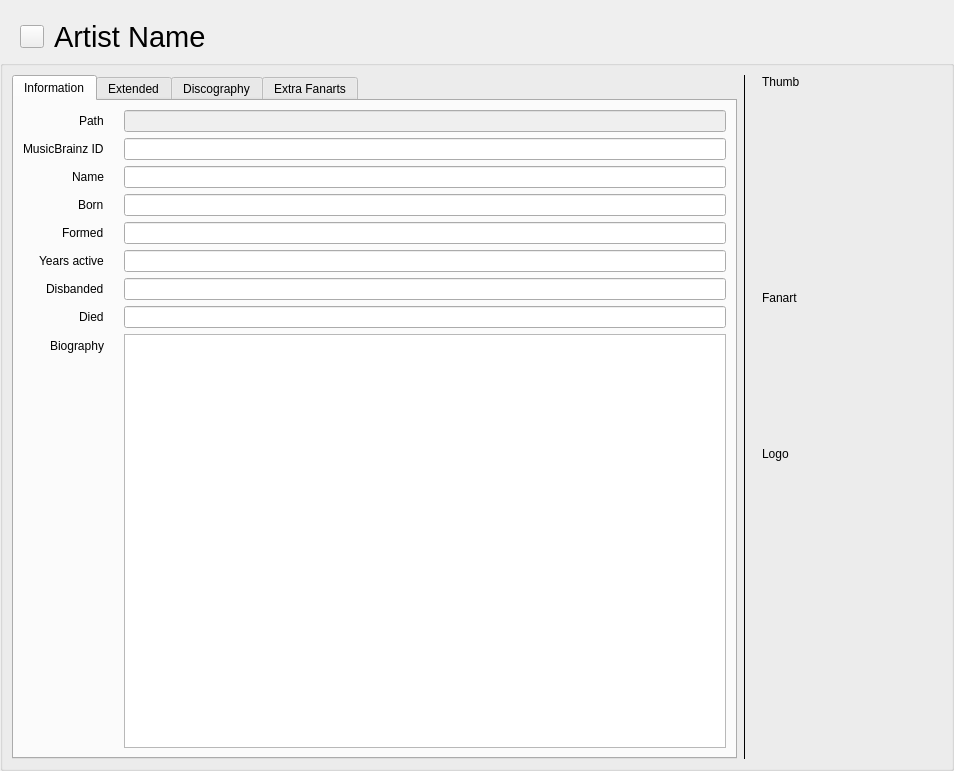
<?xml version="1.0" encoding="UTF-8"?>
<ui version="4.0">
 <class>MusicWidgetArtist</class>
 <widget class="QWidget" name="MusicWidgetArtist">
  <property name="geometry">
   <rect>
    <x>0</x>
    <y>0</y>
    <width>954</width>
    <height>771</height>
   </rect>
  </property>
  <property name="windowTitle">
   <string notr="true">Form</string>
  </property>
  <layout class="QVBoxLayout" name="verticalLayout" stretch="0,1">
   <property name="leftMargin">
    <number>0</number>
   </property>
   <property name="topMargin">
    <number>20</number>
   </property>
   <property name="rightMargin">
    <number>0</number>
   </property>
   <property name="bottomMargin">
    <number>0</number>
   </property>
   <item>
    <layout class="QHBoxLayout" name="horizontalLayout_10">
     <item>
      <spacer name="horizontalSpacer_4">
       <property name="orientation">
        <enum>Qt::Orientation::Horizontal</enum>
       </property>
       <property name="sizeType">
        <enum>QSizePolicy::Policy::Fixed</enum>
       </property>
       <property name="sizeHint" stdset="0">
        <size>
         <width>20</width>
         <height>20</height>
        </size>
       </property>
      </spacer>
     </item>
     <item>
      <widget class="QToolButton" name="buttonRevert">
       <property name="cursor">
        <cursorShape>PointingHandCursor</cursorShape>
       </property>
       <property name="toolTip">
        <string>Artist has changed. Click to revert changes.</string>
       </property>
       <property name="text">
        <string/>
       </property>
       <property name="icon">
        <iconset resource="../../../data/MediaElch.qrc">
         <normaloff>:/img/arrow_circle_left.png</normaloff>:/img/arrow_circle_left.png</iconset>
       </property>
       <property name="iconSize">
        <size>
         <width>16</width>
         <height>16</height>
        </size>
       </property>
      </widget>
     </item>
     <item>
      <widget class="QLabel" name="artistName">
       <property name="font">
        <font>
         <family>Helvetica Neue</family>
         <pointsize>22</pointsize>
        </font>
       </property>
       <property name="text">
        <string>Artist Name</string>
       </property>
       <property name="indent">
        <number>4</number>
       </property>
       <property name="isHeader" stdset="0">
        <bool>true</bool>
       </property>
      </widget>
     </item>
     <item>
      <spacer name="horizontalSpacer_11">
       <property name="orientation">
        <enum>Qt::Orientation::Horizontal</enum>
       </property>
       <property name="sizeHint" stdset="0">
        <size>
         <width>40</width>
         <height>20</height>
        </size>
       </property>
      </spacer>
     </item>
    </layout>
   </item>
   <item>
    <widget class="QGroupBox" name="artistGroupBox">
     <property name="title">
      <string/>
     </property>
     <layout class="QHBoxLayout" name="horizontalLayout_2" stretch="1,0,0">
      <item>
       <widget class="QTabWidget" name="tabWidget">
        <property name="currentIndex">
         <number>0</number>
        </property>
        <widget class="QWidget" name="tab">
         <attribute name="title">
          <string>Information</string>
         </attribute>
         <layout class="QVBoxLayout" name="verticalLayout_6">
          <item>
           <layout class="QFormLayout" name="formLayout">
            <property name="fieldGrowthPolicy">
             <enum>QFormLayout::FieldGrowthPolicy::ExpandingFieldsGrow</enum>
            </property>
            <property name="rowWrapPolicy">
             <enum>QFormLayout::RowWrapPolicy::DontWrapRows</enum>
            </property>
            <property name="labelAlignment">
             <set>Qt::AlignmentFlag::AlignRight|Qt::AlignmentFlag::AlignTrailing|Qt::AlignmentFlag::AlignVCenter</set>
            </property>
            <property name="horizontalSpacing">
             <number>20</number>
            </property>
            <item row="0" column="0">
             <widget class="QLabel" name="label">
              <property name="text">
               <string>Path</string>
              </property>
             </widget>
            </item>
            <item row="0" column="1">
             <widget class="QLineEdit" name="path">
              <property name="enabled">
               <bool>false</bool>
              </property>
             </widget>
            </item>
            <item row="2" column="1">
             <widget class="QLineEdit" name="name">
              <property name="item" stdset="0">
               <string notr="true">name</string>
              </property>
             </widget>
            </item>
            <item row="2" column="0">
             <widget class="QLabel" name="label_2">
              <property name="text">
               <string>Name</string>
              </property>
             </widget>
            </item>
            <item row="3" column="1">
             <widget class="QLineEdit" name="born">
              <property name="item" stdset="0">
               <string notr="true">born</string>
              </property>
             </widget>
            </item>
            <item row="4" column="1">
             <widget class="QLineEdit" name="formed">
              <property name="item" stdset="0">
               <string notr="true">formed</string>
              </property>
             </widget>
            </item>
            <item row="5" column="1">
             <widget class="QLineEdit" name="yearsActive">
              <property name="item" stdset="0">
               <string notr="true">yearsActive</string>
              </property>
             </widget>
            </item>
            <item row="3" column="0">
             <widget class="QLabel" name="label_3">
              <property name="text">
               <string>Born</string>
              </property>
             </widget>
            </item>
            <item row="4" column="0">
             <widget class="QLabel" name="label_21">
              <property name="text">
               <string>Formed</string>
              </property>
             </widget>
            </item>
            <item row="5" column="0">
             <widget class="QLabel" name="label_6">
              <property name="text">
               <string>Years active</string>
              </property>
             </widget>
            </item>
            <item row="6" column="0">
             <widget class="QLabel" name="label_22">
              <property name="text">
               <string>Disbanded</string>
              </property>
             </widget>
            </item>
            <item row="7" column="0">
             <widget class="QLabel" name="label_23">
              <property name="text">
               <string>Died</string>
              </property>
             </widget>
            </item>
            <item row="6" column="1">
             <widget class="QLineEdit" name="disbanded">
              <property name="item" stdset="0">
               <string notr="true">disbanded</string>
              </property>
             </widget>
            </item>
            <item row="7" column="1">
             <widget class="QLineEdit" name="died">
              <property name="item" stdset="0">
               <string notr="true">died</string>
              </property>
             </widget>
            </item>
            <item row="8" column="0">
             <widget class="QLabel" name="label_15">
              <property name="text">
               <string>Biography</string>
              </property>
             </widget>
            </item>
            <item row="1" column="0">
             <widget class="QLabel" name="label_4">
              <property name="text">
               <string>MusicBrainz ID</string>
              </property>
             </widget>
            </item>
            <item row="1" column="1">
             <widget class="QLineEdit" name="musicBrainzId">
              <property name="item" stdset="0">
               <string notr="true">mbid</string>
              </property>
             </widget>
            </item>
            <item row="8" column="1">
             <widget class="QPlainTextEdit" name="biography"/>
            </item>
           </layout>
          </item>
         </layout>
        </widget>
        <widget class="QWidget" name="tab_2">
         <attribute name="title">
          <string>Extended</string>
         </attribute>
         <layout class="QVBoxLayout" name="verticalLayout_3" stretch="2,2,2,0">
          <item>
           <widget class="TagCloud" name="genreCloud" native="true">
            <property name="item" stdset="0">
             <string notr="true">genre</string>
            </property>
           </widget>
          </item>
          <item>
           <widget class="TagCloud" name="styleCloud" native="true">
            <property name="item" stdset="0">
             <string notr="true">style</string>
            </property>
           </widget>
          </item>
          <item>
           <widget class="TagCloud" name="moodCloud" native="true">
            <property name="item" stdset="0">
             <string notr="true">mood</string>
            </property>
           </widget>
          </item>
          <item>
           <spacer name="verticalSpacer_3">
            <property name="orientation">
             <enum>Qt::Orientation::Vertical</enum>
            </property>
            <property name="sizeHint" stdset="0">
             <size>
              <width>20</width>
              <height>40</height>
             </size>
            </property>
           </spacer>
          </item>
         </layout>
        </widget>
        <widget class="QWidget" name="tab_4">
         <attribute name="title">
          <string>Discography</string>
         </attribute>
         <layout class="QHBoxLayout" name="horizontalLayout_3" stretch="1,0">
          <item>
           <widget class="QTableWidget" name="discography">
            <property name="editTriggers">
             <set>QAbstractItemView::EditTrigger::DoubleClicked</set>
            </property>
            <property name="selectionBehavior">
             <enum>QAbstractItemView::SelectionBehavior::SelectRows</enum>
            </property>
            <property name="showGrid">
             <bool>false</bool>
            </property>
            <attribute name="horizontalHeaderDefaultSectionSize">
             <number>200</number>
            </attribute>
            <attribute name="verticalHeaderVisible">
             <bool>false</bool>
            </attribute>
            <column>
             <property name="text">
              <string>Title</string>
             </property>
            </column>
            <column>
             <property name="text">
              <string>Year</string>
             </property>
            </column>
           </widget>
          </item>
          <item>
           <layout class="QVBoxLayout" name="verticalLayout_5">
            <item>
             <widget class="QPushButton" name="btnAddAlbum">
              <property name="text">
               <string>Add Album</string>
              </property>
             </widget>
            </item>
            <item>
             <widget class="QPushButton" name="btnRemoveAlbum">
              <property name="text">
               <string>Remove Album</string>
              </property>
             </widget>
            </item>
            <item>
             <spacer name="verticalSpacer_5">
              <property name="orientation">
               <enum>Qt::Orientation::Vertical</enum>
              </property>
              <property name="sizeHint" stdset="0">
               <size>
                <width>20</width>
                <height>40</height>
               </size>
              </property>
             </spacer>
            </item>
           </layout>
          </item>
         </layout>
        </widget>
        <widget class="QWidget" name="tab_3">
         <attribute name="title">
          <string>Extra Fanarts</string>
         </attribute>
         <layout class="QVBoxLayout" name="verticalLayout_2" stretch="1,0">
          <property name="leftMargin">
           <number>12</number>
          </property>
          <property name="rightMargin">
           <number>12</number>
          </property>
          <item>
           <widget class="ImageGallery" name="fanarts" native="true"/>
          </item>
          <item>
           <layout class="QHBoxLayout" name="horizontalLayout_5" stretch="1,0,0">
            <item>
             <widget class="QLabel" name="label_16">
              <property name="font">
               <font>
                <family>Helvetica Neue</family>
               </font>
              </property>
              <property name="text">
               <string>Hint: Closed images will be deleted on save.</string>
              </property>
              <property name="wordWrap">
               <bool>true</bool>
              </property>
             </widget>
            </item>
            <item>
             <spacer name="horizontalSpacer_3">
              <property name="orientation">
               <enum>Qt::Orientation::Horizontal</enum>
              </property>
              <property name="sizeHint" stdset="0">
               <size>
                <width>40</width>
                <height>20</height>
               </size>
              </property>
             </spacer>
            </item>
            <item>
             <widget class="QPushButton" name="btnAddExtraFanart">
              <property name="text">
               <string>Add Images</string>
              </property>
             </widget>
            </item>
           </layout>
          </item>
         </layout>
        </widget>
       </widget>
      </item>
      <item>
       <widget class="Line" name="line">
        <property name="frameShadow">
         <enum>QFrame::Shadow::Plain</enum>
        </property>
        <property name="lineWidth">
         <number>1</number>
        </property>
        <property name="midLineWidth">
         <number>0</number>
        </property>
        <property name="orientation">
         <enum>Qt::Orientation::Vertical</enum>
        </property>
       </widget>
      </item>
      <item>
       <widget class="QWidget" name="artWidget" native="true">
        <layout class="QHBoxLayout" name="horizontalLayout">
         <property name="leftMargin">
          <number>0</number>
         </property>
         <property name="topMargin">
          <number>0</number>
         </property>
         <property name="rightMargin">
          <number>0</number>
         </property>
         <property name="bottomMargin">
          <number>0</number>
         </property>
         <item>
          <layout class="QVBoxLayout" name="verticalLayout_4" stretch="0,0,0,0,0,0,0,0,0">
           <property name="leftMargin">
            <number>10</number>
           </property>
           <property name="topMargin">
            <number>0</number>
           </property>
           <item>
            <widget class="QLabel" name="labelThumb">
             <property name="text">
              <string>Thumb</string>
             </property>
            </widget>
           </item>
           <item>
            <widget class="ClosableImage" name="thumb">
             <property name="minimumSize">
              <size>
               <width>180</width>
               <height>180</height>
              </size>
             </property>
             <property name="maximumSize">
              <size>
               <width>180</width>
               <height>180</height>
              </size>
             </property>
             <property name="cursor">
              <cursorShape>PointingHandCursor</cursorShape>
             </property>
             <property name="toolTip">
              <string>Click to Change</string>
             </property>
             <property name="text">
              <string/>
             </property>
             <property name="pixmap">
              <pixmap resource="../../../data/MediaElch.qrc">:/img/placeholders/thumb.png</pixmap>
             </property>
             <property name="alignment">
              <set>Qt::AlignmentFlag::AlignCenter</set>
             </property>
             <property name="clickable" stdset="0">
              <bool>true</bool>
             </property>
             <property name="myFixedHeight" stdset="0">
              <number>180</number>
             </property>
             <property name="title" stdset="0">
              <string>Thumb</string>
             </property>
            </widget>
           </item>
           <item>
            <spacer name="verticalSpacer_2">
             <property name="orientation">
              <enum>Qt::Orientation::Vertical</enum>
             </property>
             <property name="sizeType">
              <enum>QSizePolicy::Policy::Fixed</enum>
             </property>
             <property name="sizeHint" stdset="0">
              <size>
               <width>20</width>
               <height>10</height>
              </size>
             </property>
            </spacer>
           </item>
           <item>
            <widget class="QLabel" name="labelFanart">
             <property name="text">
              <string>Fanart</string>
             </property>
            </widget>
           </item>
           <item>
            <widget class="ClosableImage" name="fanart">
             <property name="minimumSize">
              <size>
               <width>180</width>
               <height>120</height>
              </size>
             </property>
             <property name="maximumSize">
              <size>
               <width>180</width>
               <height>120</height>
              </size>
             </property>
             <property name="cursor">
              <cursorShape>PointingHandCursor</cursorShape>
             </property>
             <property name="toolTip">
              <string>Click to Change</string>
             </property>
             <property name="text">
              <string/>
             </property>
             <property name="pixmap">
              <pixmap resource="../../../data/MediaElch.qrc">:/img/placeholders/fanart.png</pixmap>
             </property>
             <property name="alignment">
              <set>Qt::AlignmentFlag::AlignCenter</set>
             </property>
             <property name="clickable" stdset="0">
              <bool>true</bool>
             </property>
             <property name="myFixedHeight" stdset="0">
              <number>120</number>
             </property>
             <property name="title" stdset="0">
              <string>Fanart</string>
             </property>
            </widget>
           </item>
           <item>
            <spacer name="verticalSpacer_4">
             <property name="orientation">
              <enum>Qt::Orientation::Vertical</enum>
             </property>
             <property name="sizeType">
              <enum>QSizePolicy::Policy::Fixed</enum>
             </property>
             <property name="sizeHint" stdset="0">
              <size>
               <width>20</width>
               <height>10</height>
              </size>
             </property>
            </spacer>
           </item>
           <item>
            <widget class="QLabel" name="labelLogo">
             <property name="text">
              <string>Logo</string>
             </property>
            </widget>
           </item>
           <item>
            <widget class="ClosableImage" name="logo">
             <property name="minimumSize">
              <size>
               <width>180</width>
               <height>102</height>
              </size>
             </property>
             <property name="maximumSize">
              <size>
               <width>180</width>
               <height>102</height>
              </size>
             </property>
             <property name="cursor">
              <cursorShape>PointingHandCursor</cursorShape>
             </property>
             <property name="toolTip">
              <string>Click to Change</string>
             </property>
             <property name="text">
              <string/>
             </property>
             <property name="pixmap">
              <pixmap resource="../../../data/MediaElch.qrc">:/img/placeholders/logo.png</pixmap>
             </property>
             <property name="alignment">
              <set>Qt::AlignmentFlag::AlignCenter</set>
             </property>
             <property name="clickable" stdset="0">
              <bool>true</bool>
             </property>
             <property name="myFixedHeight" stdset="0">
              <number>102</number>
             </property>
             <property name="title" stdset="0">
              <string>Thumb</string>
             </property>
            </widget>
           </item>
           <item>
            <spacer name="verticalSpacer">
             <property name="orientation">
              <enum>Qt::Orientation::Vertical</enum>
             </property>
             <property name="sizeHint" stdset="0">
              <size>
               <width>20</width>
               <height>40</height>
              </size>
             </property>
            </spacer>
           </item>
          </layout>
         </item>
        </layout>
       </widget>
      </item>
     </layout>
    </widget>
   </item>
  </layout>
 </widget>
 <customwidgets>
  <customwidget>
   <class>ImageGallery</class>
   <extends>QWidget</extends>
   <header>ui/small_widgets/ImageGallery.h</header>
   <container>1</container>
  </customwidget>
  <customwidget>
   <class>TagCloud</class>
   <extends>QWidget</extends>
   <header>ui/small_widgets/TagCloud.h</header>
   <container>1</container>
  </customwidget>
  <customwidget>
   <class>ClosableImage</class>
   <extends>QLabel</extends>
   <header>ui/small_widgets/ClosableImage.h</header>
  </customwidget>
 </customwidgets>
 <resources>
  <include location="../../../data/MediaElch.qrc"/>
 </resources>
 <connections/>
</ui>
